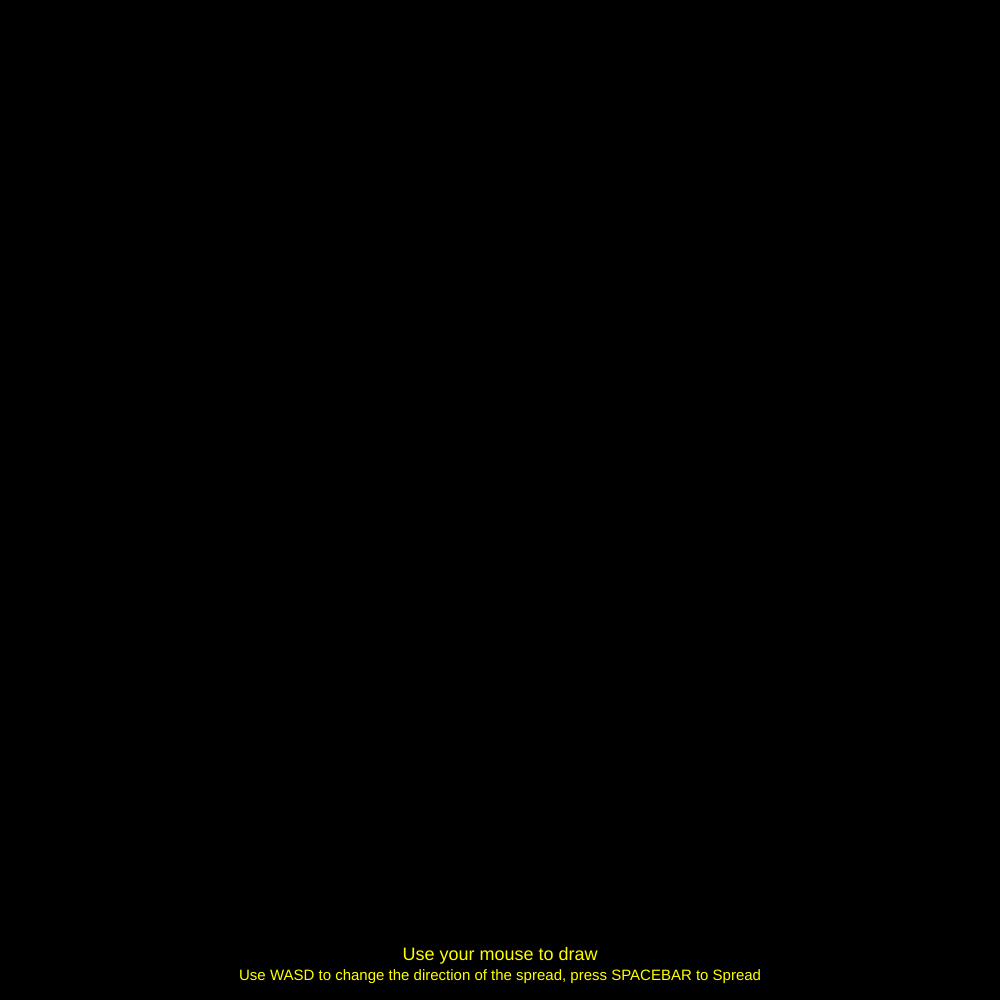
Frame 1 (no input)
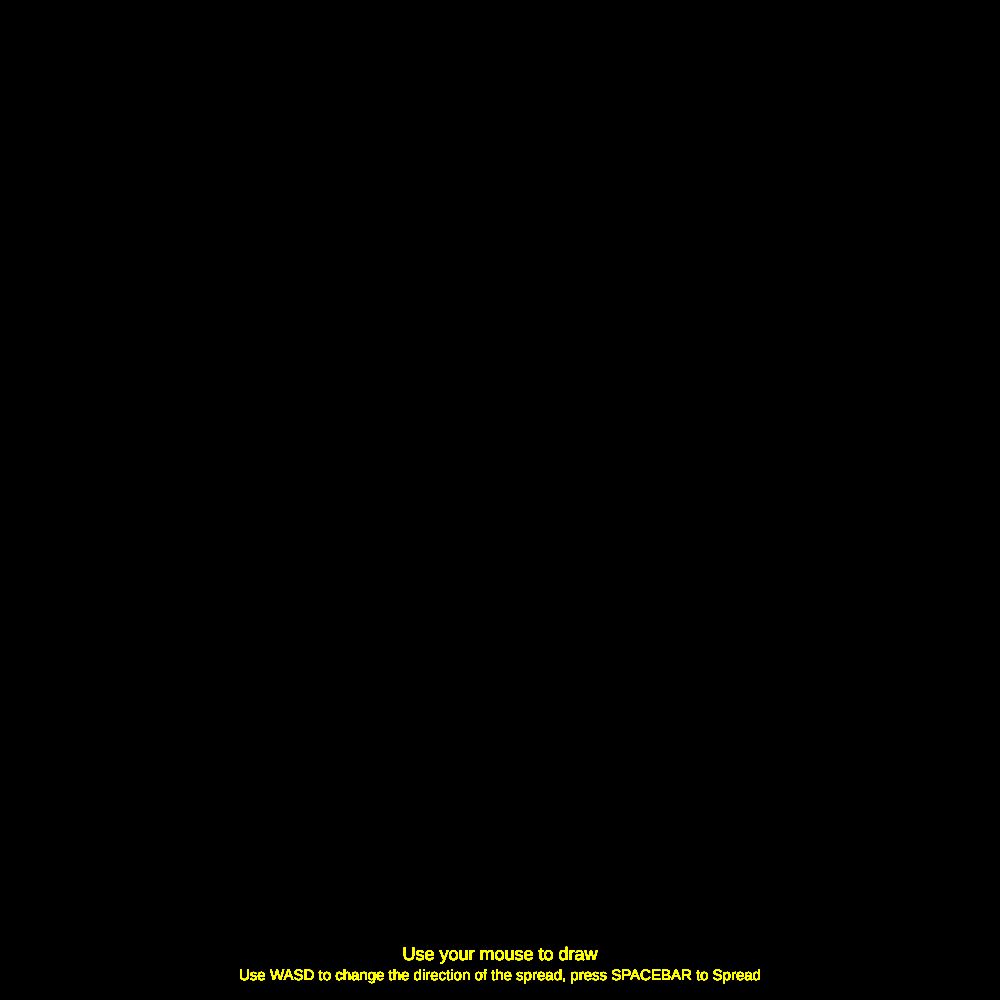
Frame 60 (no input)
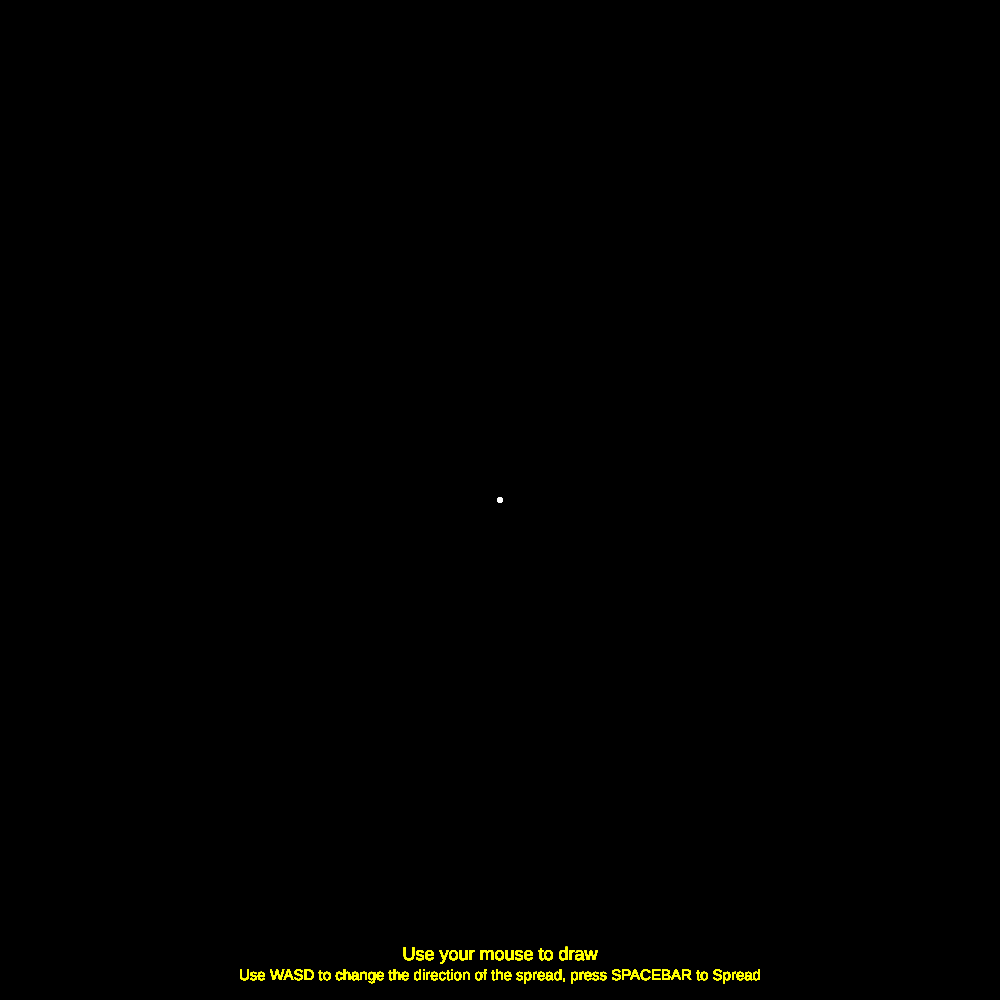
Frame 120 (the mouse pressed at the canvas centre since frame 60)

The p5.js sketch that drew these frames (run headless with seeded random() and noise() and a simulated clock; from frame 60 on, the mouse is pressed at the canvas centre):

// p5.js sketch
// ── sketch.js
let dots = []
let spread = 5
let q = -1
let w = 1
let e = -1
let r = 1

function setup() {
  createCanvas(1000, 1000);
  noStroke()
  background(0);
}

function draw() {
  
  if(mouseIsPressed){
    dots.push({
      pos: createVector(mouseX,mouseY),
      initialFrame: frameCount
    })
  }
  
  for(i=0; i<dots.length; i++){
    const current = dots[i]
    
    if (keyIsDown(32)) {
      current.pos.x += spread*random(q,w)
      current.pos.y += spread*random(e,r)
    }
    
    let g = frameCount - current.initialFrame
    
    let t = constrain(g/800,0,1)
    
    let c1 = color(255)   
    let c2 = color(0)   
    let c = lerpColor(c1, c2, t)
    
    
    fill(c)
    ellipse(current.pos.x,current.pos.y,5)
  }
  textAlign(CENTER)
  fill(255,255,0)
  textSize(18)
  text("Use your mouse to draw",width/2, 960)
  textSize(15)
  text("Use WASD to change the direction of the spread, press SPACEBAR to Spread", width/2, 980)
  
  print(dots)
}

function keyPressed() {
  let keyMap = {
    'w': [-1,1,-1.5,1],
    'a': [-1.5,1,-1,1],
    's': [-1,1,-1,1.5],
    'd': [-1,1.5,-1,1],
  }
   if(keyMap[key]) {
      [q, w, e, r] = keyMap[key]
    }
}
